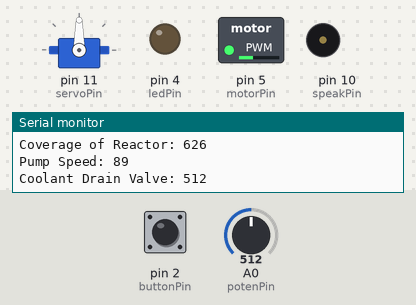
The sketch below on a simulated Arduino Uno, built with avr-gcc and run on an emulated ATmega328P. Parts: servo, switched loads named in the sketch (green lamp = pin HIGH), output pins drawn as LEDs (lit = HIGH), buzzer (waves = sounding), the last lines printed to the serial monitor. The inputs (shaded band) are chosen by the test bench; at power-on: pin 2 (buttonPin) LOW, A0 (potenPin) = 512.

Above: at 1.8 s.
1.9 s: pin 2 (buttonPin) pulled HIGH for 1.25 s
At 3.2 s:
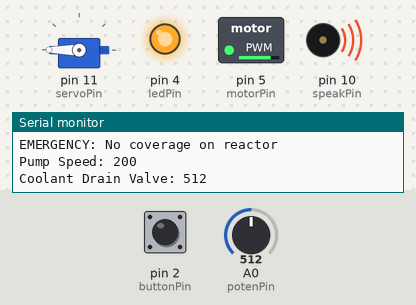
At 12.9 s:
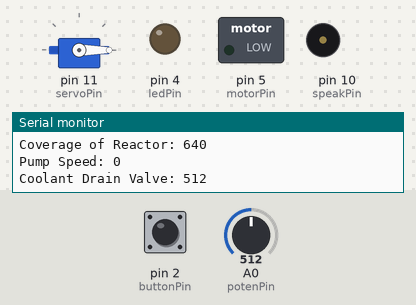
Timing chart, 0 to 13.5 s (numbered marks = the images above; inputs shaded):
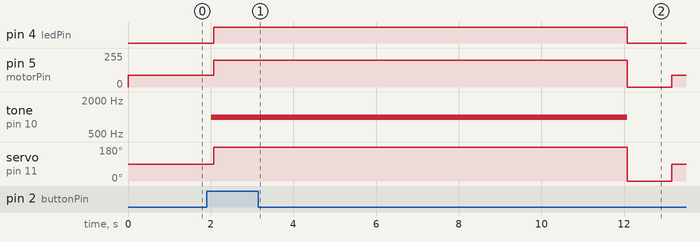

The sketch:

Final_Project_Nuclear.ino
```cpp
// Mark Mitri
// ENGR 10
// Final Project: Nuclear Power Plant
// 4/13/2020


// Declaring my variables
#include <Servo.h>
Servo myServo;
int ledPin = 4;
int brightness = 0;
int buttonPin = 2;
int buttonState = 0;
int motorPin = 5;
int motorSpeed = 0;
int servoPin = 11;
int servoPos = 0;
const int potenPin = A0;
int potenValue = 0;
int speakPin = 10;

static int totCov = 640;

// Setting up my inputs and outputs
// and starting my Serial monitor printing my variables
void setup() {
  pinMode(ledPin, OUTPUT);
  pinMode(buttonPin, INPUT);
  pinMode(potenPin, INPUT);
  pinMode(motorPin, OUTPUT);
  pinMode(speakPin, OUTPUT);
  myServo.attach(servoPin);
  myServo.write(servoPos);
  Serial.begin(9600);
}

void loop() {
  buttonState = digitalRead(buttonPin);
  potenValue = analogRead(potenPin);

  // If statement that checks if the coverage is at 0 OR
  // the emergency button is pressed.
  // Else, run normal operation.
  if(totCov == 0 || buttonState == HIGH){
    emergencyOperation();
  }else{
    normalOperation();
  }

  // Continual printing of the variables
  Serial.println(" ");
  Serial.print("Coverage of Reactor: ");
  Serial.print(totCov);
  Serial.println(" ");
  Serial.print("Pump Speed: ");
  Serial.print(motorSpeed);
  Serial.println(" ");
  Serial.print("Coolant Drain Valve: ");
  Serial.print(potenValue);
  Serial.println(" ");
  delay(1000);

/* These were if statements to check for working components.
 * if(potenValue > 600)
 *   analogWrite(motorPin, 120);
 * else if(potenValue < 400)
 *   analogWrite(motorPin, 0);
 *
 * if(potenValue > 100)
 *   myServo.write(90);
 * else if(potenValue < 50)
 *   myServo.write(0);
 *
 * if(buttonState == HIGH)
 *   digitalWrite(ledPin, 255);
 * else
 * digitalWrite(ledPin, 0);
*/

}

/* Method for the normal operation.
 * Nested if statements to check which value
 * the potentiometer is at and changes the motor speed
 * and the valve accordingly.
 * Also updates the total coverage variable depending on
 * the speed of the motor and how far the valve is open.
*/
void normalOperation(){
  if(potenValue < 171){
    servoPos = 0;
    motorSpeed = 127.5;
    totCov = totCov - 10;
    myServo.write(servoPos);
    analogWrite(motorPin,motorSpeed);
  }else if(potenValue > 171 && potenValue < 341){
    servoPos = 30;
    motorSpeed = 114.75;
    totCov = totCov - 9;
    myServo.write(servoPos);
    analogWrite(motorPin, motorSpeed);
  }else if(potenValue > 341 && potenValue < 511.5){
    servoPos = 60;
    motorSpeed = 102;
    totCov = totCov - 8;
    myServo.write(servoPos);
    analogWrite(motorPin, motorSpeed);
  }else if(potenValue > 511.5 && potenValue < 682){
    servoPos = 90;
    motorSpeed = 89.25;
    totCov = totCov - 7;
    myServo.write(servoPos);
    analogWrite(motorPin, motorSpeed);
  }else if(potenValue > 682 && potenValue < 852.5){
    servoPos = 120;
    motorSpeed = 76.5;
    totCov = totCov - 6;
    myServo.write(servoPos);
    analogWrite(motorPin, motorSpeed);
  }else if(potenValue > 852.5 && potenValue < 1023){
    servoPos = 150;
    motorSpeed = 63.75;
    totCov = totCov - 5;
    myServo.write(servoPos);
    analogWrite(motorPin, motorSpeed);
  }else{
    servoPos = 180;
    motorSpeed = 51;
    totCov = totCov + 10;
    myServo.write(servoPos);
    analogWrite(motorPin, motorSpeed);
  }
}

/* Method for the emergency operation.
 * First, it resets the coverage and speeds up the pump.
 * Then, it prints a warning message, waits 10 seconds,
 * and sets the coverage to full
 */
void emergencyOperation(){
  totCov = 0;
  motorSpeed = 200;
  tone(speakPin, 1000);
  Serial.println(" ");
  Serial.println("----------------------------------");
  Serial.println("EMERGENCY: No coverage on reactor");
  Serial.print("Pump Speed: ");
  Serial.print(motorSpeed);
  Serial.println(" ");
  Serial.print("Coolant Drain Valve: ");
  Serial.print(potenValue);
  Serial.println(" ");
  digitalWrite(ledPin, HIGH);
  myServo.write(180);
  analogWrite(motorPin,motorSpeed);
  delay(10000);
  totCov = 640;
  noTone(speakPin);
  Serial.print("Coverage of the Reactor: ");
  Serial.print(totCov);
  Serial.println(" ");
  Serial.println("----------------------------------");
  digitalWrite(ledPin, LOW);
  myServo.write(0);
  motorSpeed = 0;
  analogWrite(motorPin,motorSpeed);
}
```

Measured:
- after the input at 1.9 s, pin 4 (ledPin): LOW → HIGH after 0.18 s, → LOW 10.0 s later; pin 5 (motorPin): 89/255 → 200/255 after 0.18 s, → 0/255 10.0 s later, → 89/255 1.1 s later; tone on pin 10 (speakPin): silent → 1000 Hz after 0.12 s, → silent 10.1 s later; servo on pin 11 (servoPin): 90° → 180° after 0.18 s, → 0° 10.0 s later, → 90° 1.1 s later
